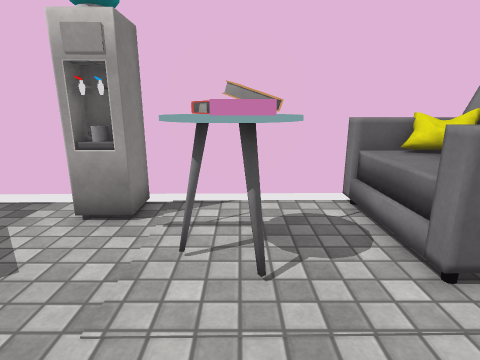
[1] (above)

12 first-person views from a walk through a scene from a Unity 3-D project. The camera is 1.3 m above the floor, tilts 14° down and sees 80° across. The floor is counted in squares, 0.5 m on a side. Each view is taken from the middle of a square. On the plan, view 1 faces up. The plan holds only what a view shows up to about 19 squares ahead; the rest is blank. Surface patterns are stand-ins for the level's own textures.

[2]
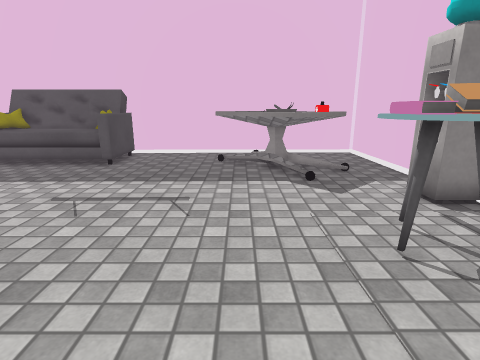

[3]
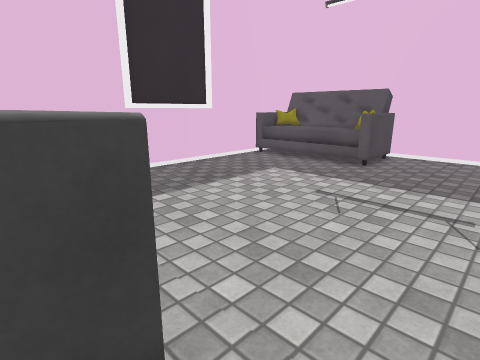

[4]
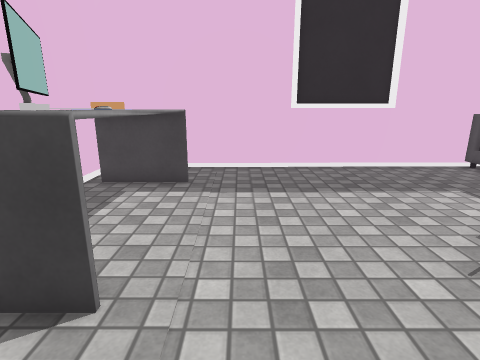

[5]
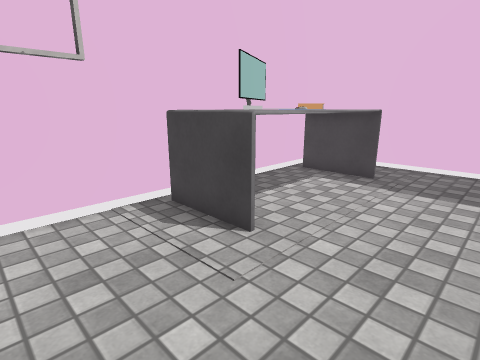

[6]
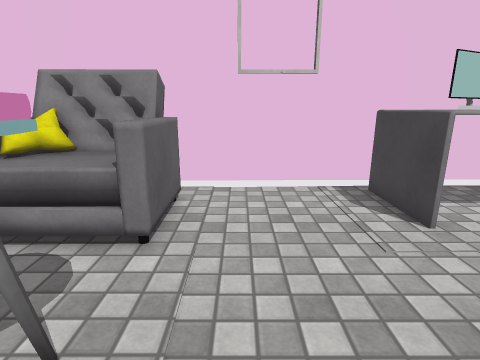

[7]
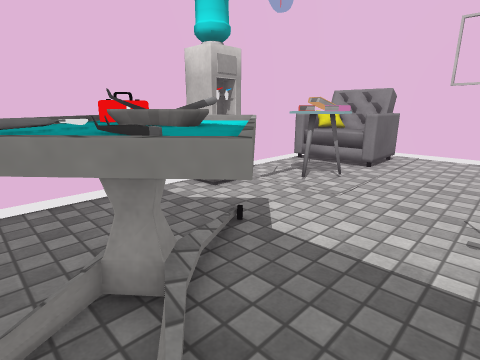

[8]
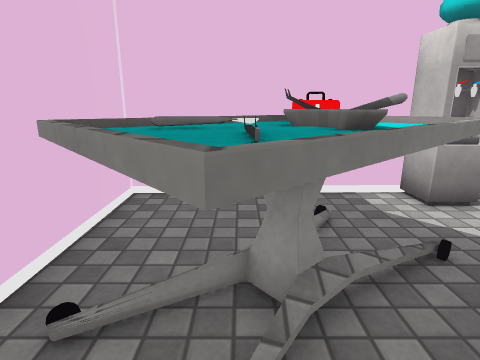

[9]
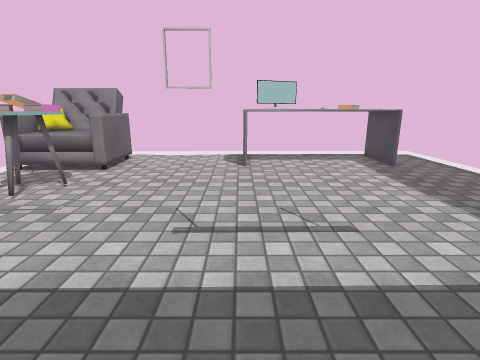

[10]
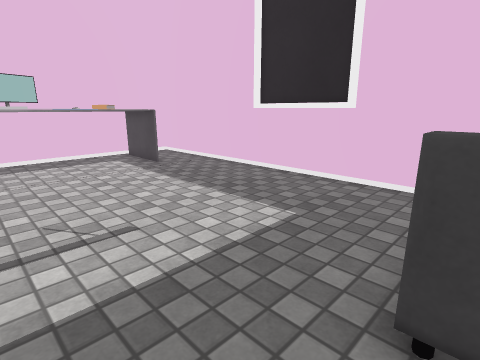

[11]
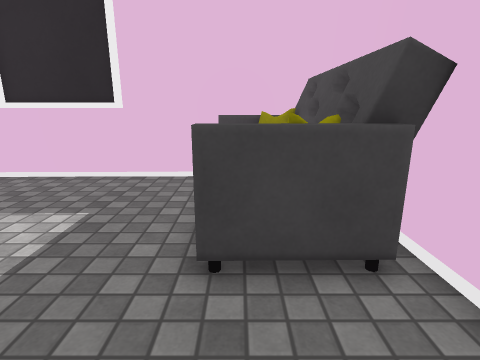

[12]
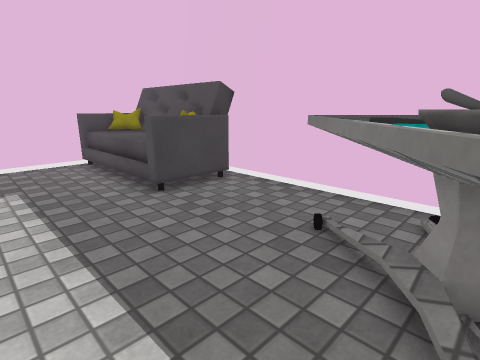

### Floor plan
Key: @ floor where view 1 was taken; # wall or solid block; x gap in a wall; . main floor; : floor 1.25 m higher than the main floor; / step, stairs or slope; ^ raised ledge; T table; B books; C computer; O other object.
Columns run from 12 left of view 1 to 8 right of it. Each row starts with its distance up from view 1.
  8 #####################
  7 #.......## ..../  O #
  6 #.......##.TT../  O #
  5 #..##^.....BBB./  O #
  4 #. ^^^^....TBT.O::OO#
  3 #.OOOO^............ #
  2 #^O^O##.............#
  1 #.^^^#..............#
  0 #.#^........@.......#
 -1 #...................#
 -2 #...............^^^x#
 -3 #...............^C^^#
 -4 #...............^CC^#
 -5 #OOO............^OO^#
 -6 OO  ............^OO^#
 -7 OO  ............^OB^#
 -8 OO  ............^BB^#
 -9 OO  ............^^^^#
-10 OO  ................#
-11 OO  ................#
-12 #####################

Positions as (right, up) in squares from view 1, and headings:
1: (0, 0), facing up
2: (5, 1), facing left
3: (5, 0), facing down-left
4: (2, 1), facing down
5: (0, 2), facing down-right
6: (-2, 2), facing right
7: (-10, -1), facing up-right
8: (-9, -1), facing up
9: (-9, -2), facing right
10: (-9, -2), facing down-right
11: (-9, -1), facing down
12: (-4, 3), facing down-left
